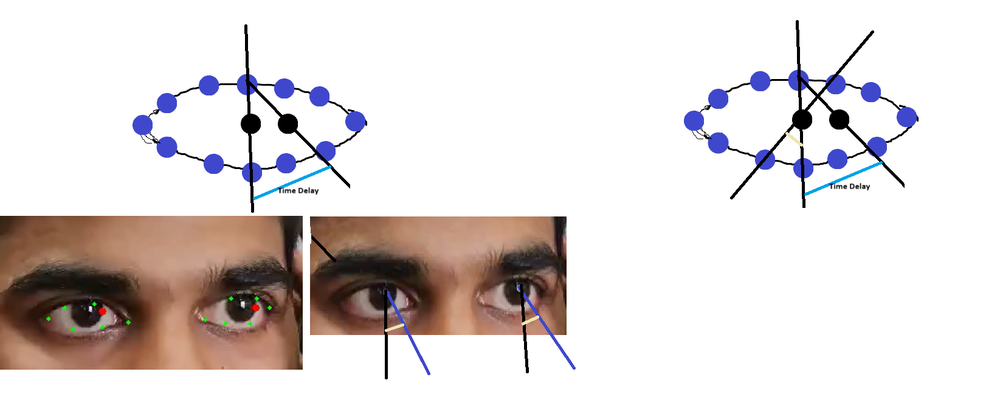
#> input picture rel/brainstorm_board.png, 1000 x 394 px, shrunk from 1645 x 648 before the run, given in place of the camera
$ python index5.py
#> lines starting #> are read from the running program, lines starting #| are printed output that depends on the picture
# Medium 2 - Eye/Gaze Tracking L.R.C Template Matching - Haar Cascade

# Two staged Haar Cascade based eye tracking with template matching for gaze detection
# The program uses Haar cascades for face and eye detection and template matching for gaze detection.
# The program captures templates for left, center, and right gaze directions and matches them with the current eye region to determine the gaze direction.
# The program allows the user to capture templates for each gaze direction by pressing 'L', 'C', and 'R' keys.
# The program then performs template matching to determine the gaze direction based on the best match with the captured templates.
import cv2
import numpy as np

# Load Haar Cascades for face and eye detection
face_cascade = cv2.CascadeClassifier(cv2.data.haarcascades + 'haarcascade_frontalface_default.xml')
eye_cascade = cv2.CascadeClassifier(cv2.data.haarcascades + 'haarcascade_eye.xml')

# Initialize video capture
cap = cv2.VideoCapture(0)

# Variables for storing templates for each gaze direction
templates = {'left': None, 'center': None, 'right': None}
template_matching_threshold = 0.8  # Threshold for template matching-


# [46 lines left out: functions detect_pupil, capture_template, match_template, not called in this run]

setup_complete = False

while cap.isOpened():
    ret, frame = cap.read()
#> frame is the input picture: shape (394, 1000, 3); mean B, G, R 216, 216.8, 223.6
    if not ret:
        break

    gray = cv2.cvtColor(frame, cv2.COLOR_BGR2GRAY)
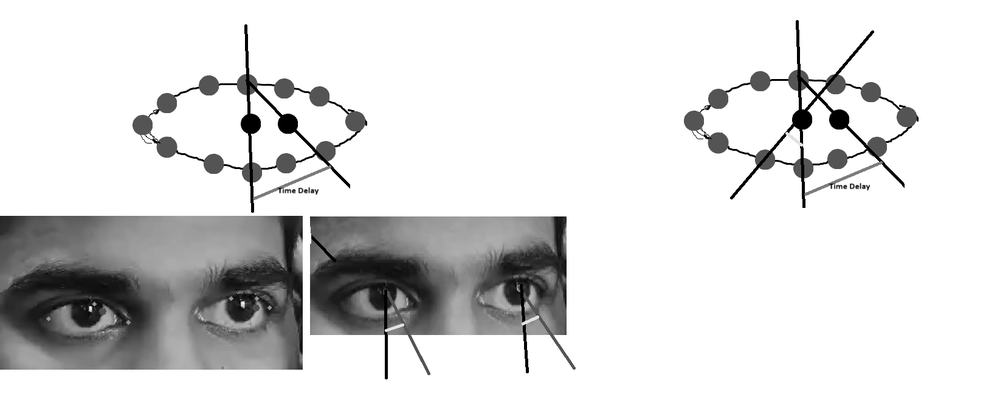
#> gray: shape (394, 1000); min 0, max 255, mean 218.8
    faces = face_cascade.detectMultiScale(gray, scaleFactor=1.1, minNeighbors=5, minSize=(100, 100))
#> faces = ()

    for (fx, fy, fw, fh) in faces:
        cv2.rectangle(frame, (fx, fy), (fx + fw, fy + fh), (0, 255, 0), 2)
        face_region = frame[fy:fy + fh, fx:fx + fw]
        face_gray = gray[fy:fy + fh, fx:fx + fw]
        eyes = eye_cascade.detectMultiScale(face_gray, scaleFactor=1.1, minNeighbors=10, minSize=(30, 30))

        for (ex, ey, ew, eh) in eyes[:2]:  # Track only the first two eyes detected
            cv2.rectangle(face_region, (ex, ey), (ex + ew, ey + eh), (0, 255, 255), 2)
            eye_region = face_region[ey:ey + eh, ex:ex + ew]
            pupil_center, thresholded_eye = detect_pupil(eye_region)

            if not setup_complete:
                # Setup phase to capture templates
                cv2.putText(frame, "Press L for Left, C for Center, R for Right to capture templates",
                            (10, 30), cv2.FONT_HERSHEY_SIMPLEX, 0.6, (0, 0, 255), 2)
                key = cv2.waitKey(1)
                if key == ord('l'):
                    capture_template(eye_region, 'left')
                elif key == ord('c'):
                    capture_template(eye_region, 'center')
                elif key == ord('r'):
                    capture_template(eye_region, 'right')

                # Check if all templates have been captured
                if templates['left'] is not None and templates['center'] is not None and templates['right'] is not None:
                    setup_complete = True
                    print("Template setup complete.")
            else:
                # Perform template matching to determine gaze direction
                gaze_direction = match_template(eye_region)
                if gaze_direction:
                    cv2.putText(frame, f"Gaze: {gaze_direction}", (fx, fy - 10), cv2.FONT_HERSHEY_SIMPLEX, 0.6, (255, 0, 0), 2)

            cv2.imshow("Thresholded Eye", thresholded_eye)
#> this loop made 0 passes
#> after the loop, setup_complete = False

    cv2.imshow("Eye/Gaze Tracking", frame)

    if cv2.waitKey(1) & 0xFF == ord('q'):
#> (key q is pressed here)
        break

cap.release()
cv2.destroyAllWindows()
